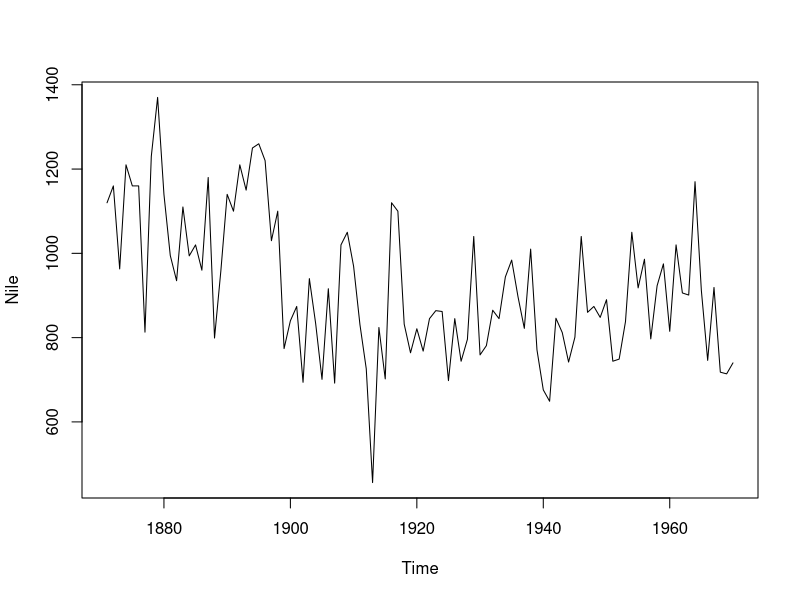
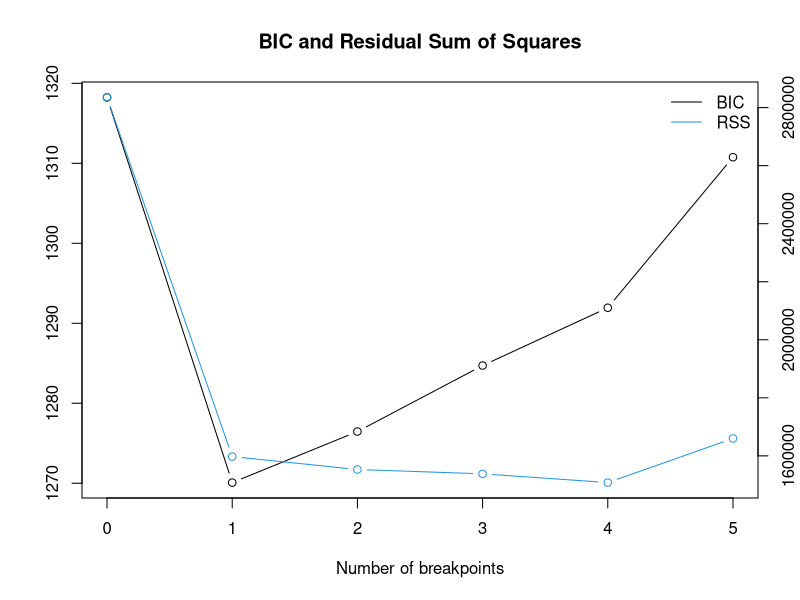
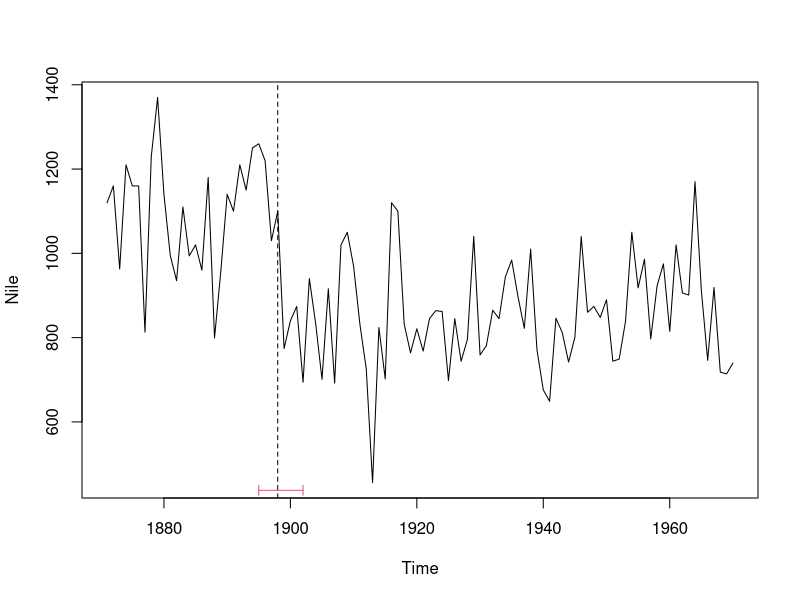

Write the R code that produced these figures, in order.
library(strucchange)


### Name: breakdates
### Title: Breakdates Corresponding to Breakpoints
### Aliases: breakdates breakdates.breakpoints
###   breakdates.confint.breakpoints
### Keywords: regression

### ** Examples

## Nile data with one breakpoint: the annual flows drop in 1898
## because the first Ashwan dam was built
data("Nile")
plot(Nile)

bp.nile <- breakpoints(Nile ~ 1)
summary(bp.nile)
plot(bp.nile)

## compute breakdates corresponding to the
## breakpoints of minimum BIC segmentation
breakdates(bp.nile)

## confidence intervals
ci.nile <- confint(bp.nile)
breakdates(ci.nile)
ci.nile

plot(Nile)
lines(ci.nile)
